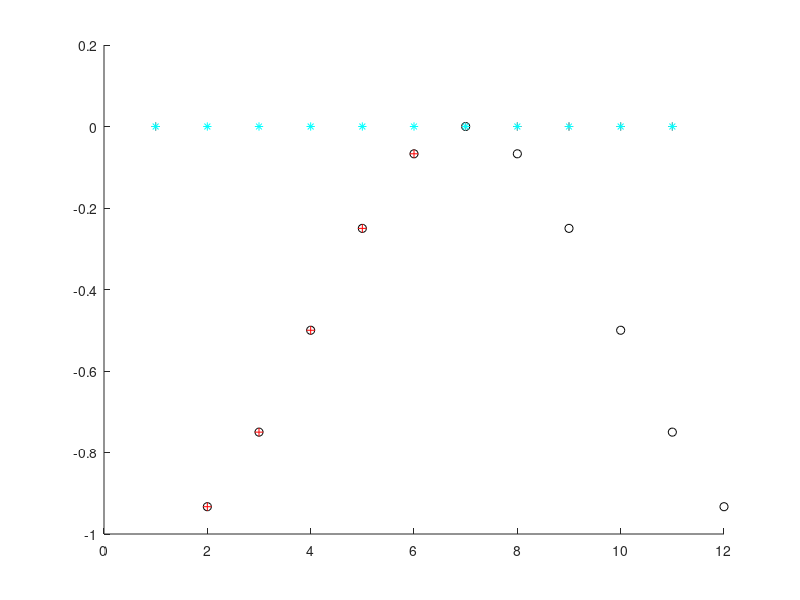

This chart was generated by the following MATLAB code:
clear all
close all

%---
% eigenvalues of the Gauss-Seidel projection matrix
% for the diffusion matrix
%---

N = 11;
A = 2*eye(N,N);
for i=2:N
 A(i,i-1) = -1;
end
B = inv(A)

U=zeros(N,N);
for i=1:N-1
 U(i,i+1) = -1;
end
D = B*U;
lam = eig(D)

for i=1:N
 xl(i) = i+1;
 l(i) = - cos(i*pi/(N+1))^2;
 xm(i) = i;
end
l'

figure(1)
hold on
plot(xl,l,'ko')
plot(xm,real(lam),'r+')
plot(xm,imag(lam),'c*')
